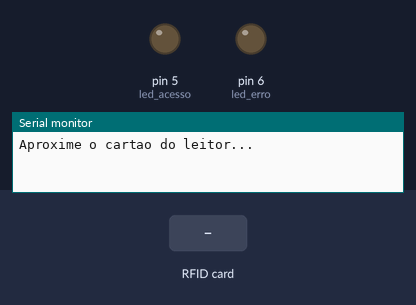
The sketch below on a simulated Arduino Uno, built with avr-gcc and run on an emulated ATmega328P. Shown: output pins drawn as LEDs (lit = HIGH), the last lines printed to the serial monitor. Dashed ring = blinking. The test bench sets the inputs (shaded band). Pins used as bus, display or sensor lines are not drawn.

Above: at 1.2 s.
1.3 s: RFID card 87 4B DC 8A held to the reader
At 1.4 s:
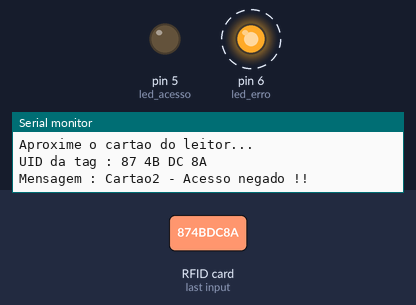
4.3 s: RFID card D8 4B 12 22 held to the reader
At 5.2 s:
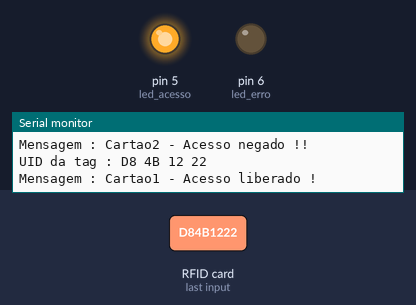
Timing chart, 0 to 7.8 s (numbered marks = the images above; inputs shaded):
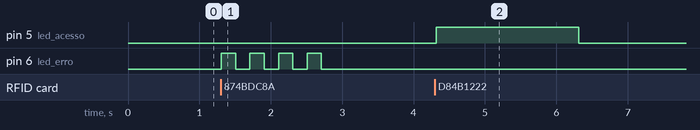

Measured:
- after the input at 1.3 s, pin 6 (led_erro): alternates HIGH for 0.20 s and LOW for 0.20 s, 8 changes in all, then stays LOW, starting at once
- after the input at 4.3 s, pin 5 (led_acesso): LOW → HIGH at once, → LOW 2.0 s later

The sketch:

sketch_oct19a.ino
```cpp
/* ==================================================================================================

Projeto: Controle de Acesso com RFID
Autor: Danilo Nogueira
Data: 24/10/2019

// ==================================================================================================*/
// --- Declaração Bibliotecas ---

#include <SPI.h>
#include <MFRC522.h>

// --- Declaração das variáveis --
int pino_ss       = 10;
int pino_rst      = 9;
int led_acesso    = 5;
int led_erro      = 6;

MFRC522 mfrc522(pino_ss, pino_rst);  // Criando o objeto do nosso sensor, mfrc522 é tipo controle de ssegurança e comunicação

// =================================================================================================
// --- Configurando o void setup() ---

void setup()
{
  pinMode(led_acesso, OUTPUT);
  pinMode(led_erro, OUTPUT);

  // Iniciando a serial
  Serial.begin(9600);
  SPI.begin(); //quando o sinal ta baixo ele conecta o dispositivo

  // Inicia MFRC522
  mfrc522.PCD_Init();

  // Mensagens iniciais no serial monitor
  Serial.println("Aproxime o cartao do leitor...");
  Serial.println();
}

// =================================================================================================
// --- Configurando o void loop() ---

void loop()
{
  // Verifica se algum cartão foi aproximado do sensor
  if ( ! mfrc522.PICC_IsNewCardPresent()) { return; }

  // Verifica qual cartão foi lido
  if ( ! mfrc522.PICC_ReadCardSerial()) { return; }

  // Mostra UID na serial
  Serial.print("UID da tag :");
  String conteudo= "";
  byte letra;

  // --- Escrevendo na serial a UID do cartão --
  for (byte i = 0; i < mfrc522.uid.size; i++)
  {
     Serial.print(mfrc522.uid.uidByte[i] < 0x10 ? " 0" : " ");
     Serial.print(mfrc522.uid.uidByte[i], HEX);

     conteudo.concat(String(mfrc522.uid.uidByte[i] < 0x10 ? " 0" : " "));
     conteudo.concat(String(mfrc522.uid.uidByte[i], HEX));
  }

  Serial.println();
  Serial.print("Mensagem : ");
  conteudo.toUpperCase();

   // Testa se o cartao1 foi lido
  if (conteudo.substring(1) == "D8 4B 12 22" || conteudo.substring(1) == "87 4B DC 8A") {
    if (conteudo.substring(1) == "D8 4B 12 22") {
      // Acende o LED verde e libera o acesso
      digitalWrite(led_acesso, HIGH);
      Serial.println("Cartao1 - Acesso liberado !");

      Serial.println();
      delay(2000);
      digitalWrite(led_acesso, LOW);
    } else {
      // Testa se o cartao2 foi lido
      Serial.println("Cartao2 - Acesso negado !!");
      Serial.println();

      // Pisca o led vermelho sinalizando um erro de acesso
      for (int i = 1; i < 5; i++) {
        digitalWrite(led_erro, HIGH);
        delay(200);
        digitalWrite(led_erro, LOW);
        delay(200);
      } //for
    } //else
  } //if
  delay(1000);
}//loop
// ===================================== F I M =========================================
```
